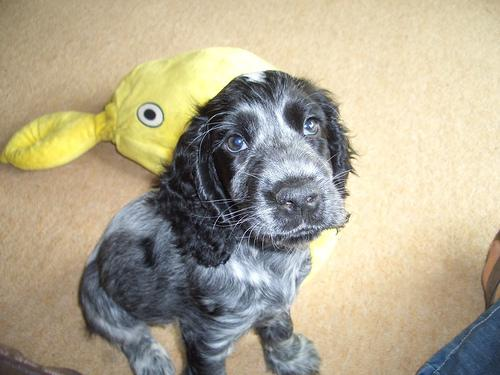
#> input picture DM_Assignment1/images/n02102318-cocker_spaniel/n02102318_10226.jpg, 500 x 375 px, found by its file name; its folder holds 3 pictures in this run; the run also reads 1 picture not shown here
$ jupyter execute --allow-errors 'programming assignment 1.ipynb'   (older library calls are emulated)
#> lines starting #> are read from the running program, lines starting #| are printed output that depends on the picture; pictures that were not available may be replaced by others from this repository, and a replacement may not be noted
[cell 1]
import glob
import os
import random
import xml.etree.ElementTree as ET
from pathlib import Path
import cv2 as cv
import numpy as np
import scipy
from PIL import Image
from matplotlib import pyplot as plt
from sklearn.decomposition import PCA

[cell 2]
def get_bounding_boxes(annot):
    xml = annot
    tree = ET.parse(xml)
    root = tree.getroot()
    objects = root.findall('object')
    bbox = []
    for o in objects:
        bndbox = o.find('bndbox')
        xmin = int(bndbox.find('xmin').text)
        ymin = int(bndbox.find('ymin').text)
        xmax = int(bndbox.find('xmax').text)
        ymax = int(bndbox.find('ymax').text)
        bbox.append((xmin,ymin,xmax,ymax))
    return bbox

[cell 3]
def get_image(annot):
    img_path = './images/'
    file = annot.split('\\')
    img_filename = img_path + file[-2]+'/'+file[-1]+'.jpg'
    return img_filename

[cell 4]
def image_resizing(dog_images, annotations):
    for i in range(len(dog_images)):
        bbox = get_bounding_boxes(annotations[i])
        dog = get_image(annotations[i])
        image = Image.open(dog)
        for j in range(len(bbox)):
            image_2 = image.crop(bbox[j])
            image_2 = image_2.resize((100,100), Image.ANTIALIAS)
            new_path = dog.replace('./images/','./Cropped/')
            new_path = new_path.replace('.jpg','-' + str(j) + '.jpg')
            image_2 = image_2.convert('RGB')
            head, tail = os.path.split(new_path)
            Path(head).mkdir(parents=True, exist_ok=True)
            image_2.save(new_path)

[cell 5]
dog_images = glob.glob("./images/*/*")
annotations = glob.glob("./annotations/*/*")
#> (the rest of this cell did not finish here and is left out)

[cell 6]
def image_intensity_normalization():
    folders = ["n02102318-cocker_spaniel", "n02105056-groenendael", "n02106382-Bouvier_des_Flandres",
               "n02107574-Greater_Swiss_Mountain_dog"]
    collect = {}
    for folder in folders:
        random_files = random.sample(os.listdir(f"./Cropped/{folder}"), 2)
        collect[folder] = random_files


    # convert image to grayscale
    grayscale_images = []
    for folder, image in collect.items():
        for img in image:
            path = f"./Cropped/{folder}/{img}"
            loaded_image = cv.imread(path)
            grayscale_images.append(cv.cvtColor(loaded_image, cv.COLOR_BGR2GRAY))


    # plot 8 grayscale image
    count = 1
    for image in grayscale_images:
        assert image is not None
        plt.hist(image.ravel(), 256, [0, 256])
        plt.title(f"Image {count}")
        count += 1
        plt.show()


    # perform and plot histogram equalization
    count = 1
    for image in grayscale_images:
        assert image is not None
        histogram, bins = np.histogram(image.flatten(), 256, [0,256])
        cdf = histogram.cumsum()
        cdf_normalized = cdf * float(histogram.max()) / cdf.max()
        equ = cv.equalizeHist(image)
        plt.figure(figsize=(12, 4))
        plt.subplot(1, 2, 1)
        plt.imshow(equ, cmap="gray")
        plt.title(f"Image {count}")

        cdf_m = np.ma.masked_equal(cdf,0)
        cdf_m = (cdf_m - cdf_m.min())*255/(cdf_m.max()-cdf_m.min())
        cdf = np.ma.filled(cdf_m,0).astype('uint8')
        img = cdf[image]

        plt.subplot(1, 2, 2)
        plt.plot(cdf_normalized, color = 'k')
        plt.hist(img.flatten(), 256, [0, 256], color = 'y')
        plt.xlim([0, 256])
        plt.legend(('cdf', 'histogram'), loc = 'upper left')
        plt.title(f"Histogram {count}")
        count += 1
        plt.show()


    # plot grayscale and equalized next to each other
    count = 1
    for image in grayscale_images:
        assert image is not None
        equ = cv.equalizeHist(image)
        res = np.hstack((image, equ))
        plt.imshow(res, cmap="gray")
        plt.title(f"Image {count}")
        count += 1
        plt.show()

    print("What I observed when I plotted the images side by side is the equalized image is a bit brighter or has a lighter color than the grayscaled one.")


#> (the rest of this cell did not finish here and is left out)

[cell 7]
def rgb_histogram():
    folders = ["n02102318-cocker_spaniel", "n02105056-groenendael", "n02106382-Bouvier_des_Flandres",
               "n02107574-Greater_Swiss_Mountain_dog"]
    collect = {}
    for folder in folders:
        random_files = random.sample(os.listdir(f"./Cropped/{folder}"), 1)
        collect[folder] = random_files


    loaded_images = []
    for folder, image in collect.items():
        for img in image:
            path = f"./Cropped/{folder}/{img}"
            loaded_images.append(cv.imread(path))


    # plot images with RGB histogram
    count = 1
#> count = 1
    for image in loaded_images:
        assert image is not None
        colors = ('r', 'g', 'b')

        for i, color in enumerate(colors):
            hist = cv.calcHist([image], [i], None, [256], [0,256])
            plt.plot(hist, color = color)
            plt.xlim([0, 256])
            plt.xlabel("Intensity")
            plt.ylabel("Pixel Count")
            plt.title(f"Class {count}")

        count += 1
        plt.show()
#> this loop made 4 passes
#> pass 1, in rgb_histogram, `plt.show()`:
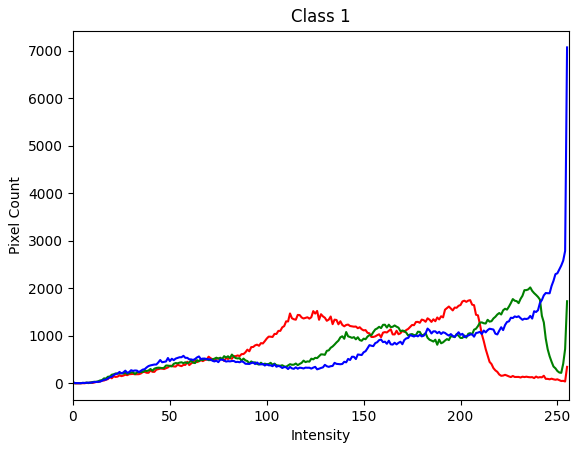
#> figure drawn by matplotlib, 1 panel; curve peaks at x = 205, y = 1752; curve peaks at x = 236, y = 2020; curve peaks at x = 255, y = 7068
#> pass 2, in rgb_histogram, `plt.show()`:
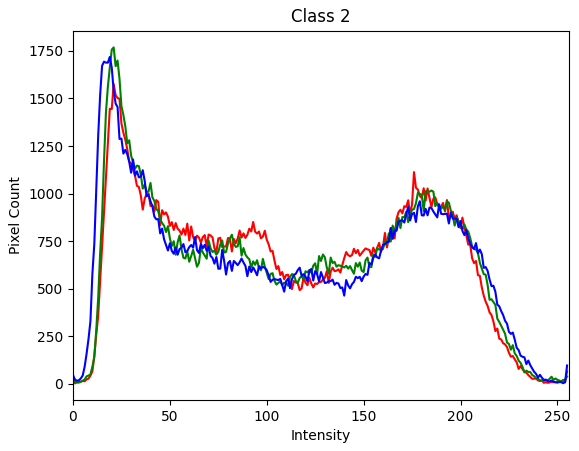
#> figure drawn by matplotlib, 1 panel; curve peaks at x = 21, y = 1575; curve peaks at x = 21, y = 1768; curve peaks at x = 19, y = 1718


rgb_histogram()

[cell 8]
def histogram_comparison():
    folders = ["n02102318-cocker_spaniel", "n02105056-groenendael", "n02106382-Bouvier_des_Flandres",
               "n02107574-Greater_Swiss_Mountain_dog"]

    count = 2
    folders = random.sample(folders, count)
    collect = {}
    for folder in folders:
        random_files = random.sample(os.listdir(f"./Cropped/{folder}"), count)
        collect[folder] = random_files
        count -= 1

    # convert image to grayscale
    same_class_grayscale_images = []
    diff_class_grayscale_images = []
    for folder, image in collect.items():
        for img in image:
            path = f"./Cropped/{folder}/{img}"
            loaded_image = cv.imread(path)
            grayscale = cv.cvtColor(loaded_image, cv.COLOR_BGR2GRAY)
            if list(collect.keys())[0] == folder:
                same_class_grayscale_images.append(grayscale)
            else:
                diff_class_grayscale_images.append(grayscale)
                diff_class_grayscale_images.append(same_class_grayscale_images[0])


    # histogram comparison

    # same class
    count = 1
    for image in same_class_grayscale_images:
        assert image is not None
        plt.hist(image.ravel(), 256, [0, 256])
        plt.title(f"Same class image {count}")
        count += 1
        plt.show()


    # different class
    count = 1
    for image in diff_class_grayscale_images:
        assert image is not None
        plt.hist(image.ravel(), 256, [0, 256])
        plt.title(f"Different class image {count}")
        count += 1
        plt.show()


    # histogram comparison using metrics

    # same class
    print("Same classes")
    from scipy.spatial.distance import euclidean
    # Euclidean distance
    same_ed = euclidean(same_class_grayscale_images[0].flatten(), same_class_grayscale_images[1].flatten())
    print(f"Euclidean distance: {same_ed}")

    # Manhattan distance
    same_md = np.sum(np.abs(same_class_grayscale_images[0] - same_class_grayscale_images[1]))
    print(f"Manhattan distance: {same_md}")

    # Bhattacharyya distance
    same_bd = cv.compareHist(same_class_grayscale_images[0].astype(np.float32), same_class_grayscale_images[1].astype(np.float32), cv.HISTCMP_BHATTACHARYYA)
    print(f"Bhattacharyya distance: {same_bd}")

    # Histogram intersection
    same_hi = cv.compareHist(same_class_grayscale_images[0].astype(np.float32), same_class_grayscale_images[1].astype(np.float32), cv.HISTCMP_INTERSECT)
    print(f"Histogram interesection: {same_hi}")


    # different class
    print("\n\nDifferent classes")
    # Euclidean distance
    diff_ed = np.linalg.norm(diff_class_grayscale_images[0] - diff_class_grayscale_images[1])
    print(f"Euclidean distance: {diff_ed}")

    # Manhattan distance
    diff_md = np.sum(np.abs(diff_class_grayscale_images[0] - diff_class_grayscale_images[1]))
    print(f"Manhattan distance: {diff_md}")

    # Bhattacharyya distance
    diff_bd = cv.compareHist(diff_class_grayscale_images[0].astype(np.float32), diff_class_grayscale_images[1].astype(np.float32), cv.HISTCMP_BHATTACHARYYA)
    print(f"Bhattacharyya distance: {diff_bd}")

    # Histogram intersection
    diff_hi = cv.compareHist(diff_class_grayscale_images[0].astype(np.float32), diff_class_grayscale_images[1].astype(np.float32), cv.HISTCMP_INTERSECT)
    print(f"Histogram interesection: {diff_hi}")


#> (the rest of this cell did not finish here and is left out)

[cell 9]
def image_feature_descriptor():
    folders = ["n02102318-cocker_spaniel", "n02105056-groenendael", "n02106382-Bouvier_des_Flandres",
               "n02107574-Greater_Swiss_Mountain_dog"]

    collect = {}
    folder = random.sample(folders, 1)[0]
    random_files = random.sample(os.listdir(f"./Cropped/{folder}"), 1)
    collect[folder] = random_files


    # grayscale image
    img = collect[folder][0]
    path = f"./Cropped/{folder}/{img}"
    loaded_image = cv.imread(path)
#> loaded_image is the input picture: shape (375, 500, 3); mean B, G, R 144.3, 167.7, 176.7
    img = cv.cvtColor(loaded_image, cv.COLOR_BGR2GRAY)
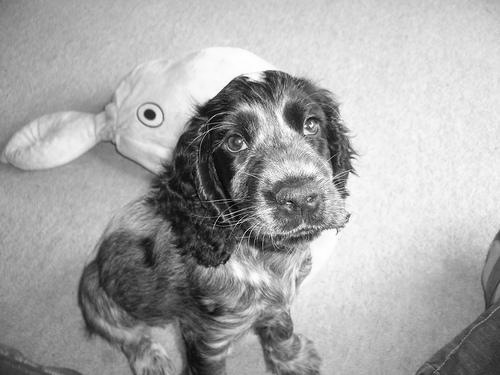
#> img: shape (375, 500); min 0, max 255, mean 167.7


    # peform keypoint extraction
    orb = cv.ORB_create(edgeThreshold=7, patchSize=10, nlevels=8, fastThreshold=20, scaleFactor=1.2,
                                WTA_K=2,scoreType=cv.ORB_HARRIS_SCORE, firstLevel=0, nfeatures=30)
    kp = orb.detect(img, None)
    print(f"Number fo keypoints extracted: {len(kp)}")


    # plotting
    img2 = cv.drawKeypoints(img, kp, None, color=(0,255,0), flags=0)
    plt.imshow(img2)
    plt.show()

    orb = cv.ORB_create(edgeThreshold=25, patchSize=30, nlevels=8, fastThreshold=20, scaleFactor=1.2,
                                WTA_K=2,scoreType=cv.ORB_HARRIS_SCORE, firstLevel=0)
    kp = orb.detect(img, None)
    if len(kp) > 75:
        kp = kp[:75]
    while len(kp) < 25:
        kp = orb.detect(img, None)
    print(f"Number fo keypoints extracted between 25 and 75: {len(kp)}")

    # I got their meanings from opencv github pages
    print("\n\nedge threshold is a parameter that helps detect edges of the image, where after that point it should ignore or not detect.")

    print("\npatchSize is a parameter that is the size of the patch, which helps compute the keypoints descriptor.\n")


    # plotting
    img2 = cv.drawKeypoints(img, kp, None, color=(0,255,0), flags=0)
    plt.imshow(img2)
    plt.show()


image_feature_descriptor()

[cell 10]
def dimensionality_reduction():
    folders = ["n02102318-cocker_spaniel", "n02105056-groenendael", "n02106382-Bouvier_des_Flandres",
               "n02107574-Greater_Swiss_Mountain_dog"]
    folders = random.sample(folders, 2)
    files = [f for f in os.listdir(f"./Cropped/{folders[0]}") if os.path.isfile(os.path.join(f"./Cropped/{folders[0]}", f))]
    no_of_images = [len(files)]

    files = [f for f in os.listdir(f"./Cropped/{folders[1]}") if os.path.isfile(os.path.join(f"./Cropped/{folders[1]}", f))]
    no_of_images.append(len(files))

    collect = {}
    for folder, count in zip(folders, no_of_images):
        random_files = random.sample(os.listdir(f"./Cropped/{folder}"), count)
        collect[folder] = random_files


    # convert image to grayscale
    grayscale_images_class_1 = []
    grayscale_images_class_2 = []

    for img in collect[folders[0]]:
        path = f"./Cropped/{folders[0]}/{img}"
        loaded_image = cv.imread(path)
        grayscale_images_class_1.append(cv.cvtColor(loaded_image, cv.COLOR_BGR2GRAY))

    for img in collect[folders[1]]:
        path = f"./Cropped/{folders[1]}/{img}"
        loaded_image = cv.imread(path)
        grayscale_images_class_2.append(cv.cvtColor(loaded_image, cv.COLOR_BGR2GRAY))


    # normalizing the dataset
    class_1_data = []
    class_2_data = []

    for image in grayscale_images_class_1:
        assert image is not None
        histogram, bins = np.histogram(image.flatten(), 256, [0,256])
        histogram = histogram / histogram.sum().ravel()
        class_1_data.append(histogram)

    for image in grayscale_images_class_2:
        assert image is not None
        histogram, bins = np.histogram(image.flatten(), 256, [0,256])
        histogram = histogram / histogram.sum().ravel()
        class_2_data.append(histogram)
    class_data = np.concatenate((class_1_data, class_2_data), axis=0)


    # perfrom PCA dimension reduction
    transformed_data = []
    pca = PCA(n_components = 2)
    transformed_data = pca.fit_transform(class_data)
    transformed_data_1 = transformed_data[:len(class_1_data)]
    transformed_data_2 = transformed_data[len(class_1_data):]


    # plotting
    plt.scatter(transformed_data_1[:, 0], transformed_data_1[:, 1], color='r')
    plt.scatter(transformed_data_2[:, 0], transformed_data_2[:, 1], color='b')
    plt.grid(True)
    plt.legend(("class_1", "class_2"), loc = "upper right")
    plt.show()
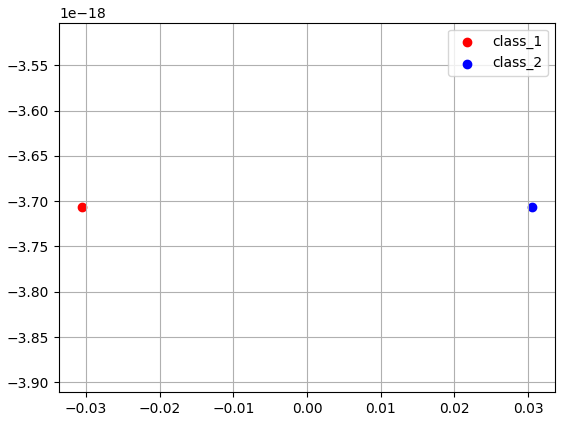
#> figure drawn by matplotlib, 1 panel

    return pca


pca_result = dimensionality_reduction()
print(pca_result.explained_variance_ratio_)
print("\nThere is 26.6% total variance in the data for the first principal component and \
13.4% total variance in the data for the second principal component, so we can say the two data is not separable")
